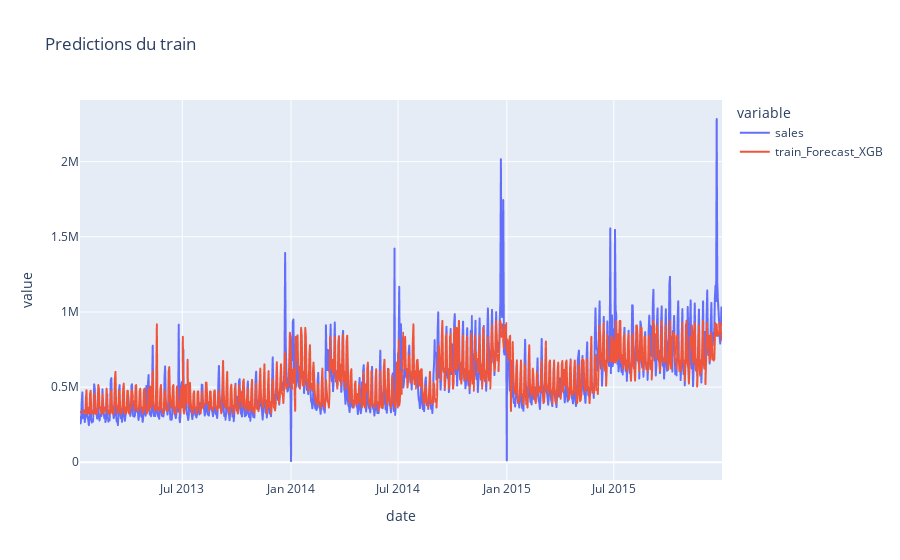

Notebook cell for this chart:
### Code cell
fig = px.line(series_train, x='date', y=['sales', 'train_Forecast_XGB'],title="Predictions du train")
fig.show()

### Figure 1 — Plotly figure (JSON) as saved in the notebook; plotly's stock layout.template omitted (floating-point values rounded to 4 significant figures; data arrays with more than 128 entries replaced by an {"elided": "..."} marker saying what was removed)
{"data": [{"hovertemplate": "variable=sales<br>date=%{x}<br>value=%{y}<extra></extra>", "legendgroup": "sales", "line": {"color": "#636efa", "dash": "solid"}, "marker": {"symbol": "circle"}, "mode": "lines", "name": "sales", "showlegend": true, "type": "scattergl", "x": {"elided": "1084 str values"}, "xaxis": "x", "y": {"elided": "1084 float values"}, "yaxis": "y"}, {"hovertemplate": "variable=train_Forecast_XGB<br>date=%{x}<br>value=%{y}<extra></extra>", "legendgroup": "train_Forecast_XGB", "line": {"color": "#EF553B", "dash": "solid"}, "marker": {"symbol": "circle"}, "mode": "lines", "name": "train_Forecast_XGB", "showlegend": true, "type": "scattergl", "x": {"elided": "1084 str values"}, "xaxis": "x", "y": {"elided": "1084 float values"}, "yaxis": "y"}], "layout": {"legend": {"title": {"text": "variable"}, "tracegroupgap": 0}, "title": {"text": "Predictions du train"}, "xaxis": {"anchor": "y", "domain": [0, 1], "title": {"text": "date"}}, "yaxis": {"anchor": "x", "domain": [0, 1], "title": {"text": "value"}}}}
